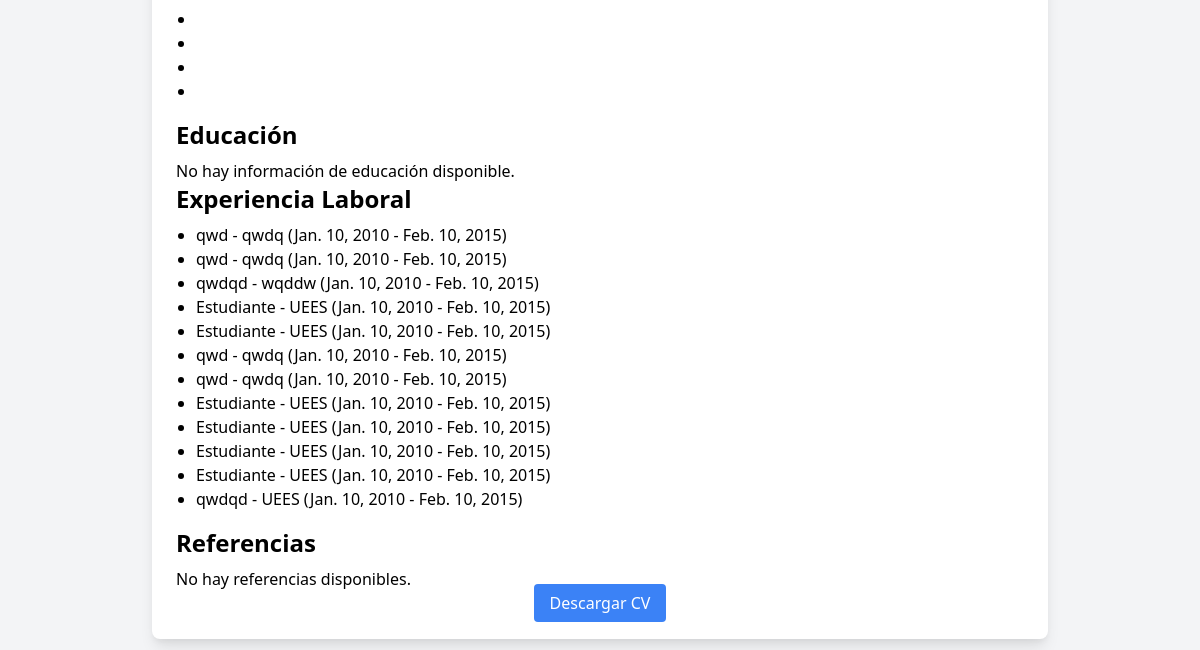
The page /1/cv_1/ (lower part) on the database as committed earlier.
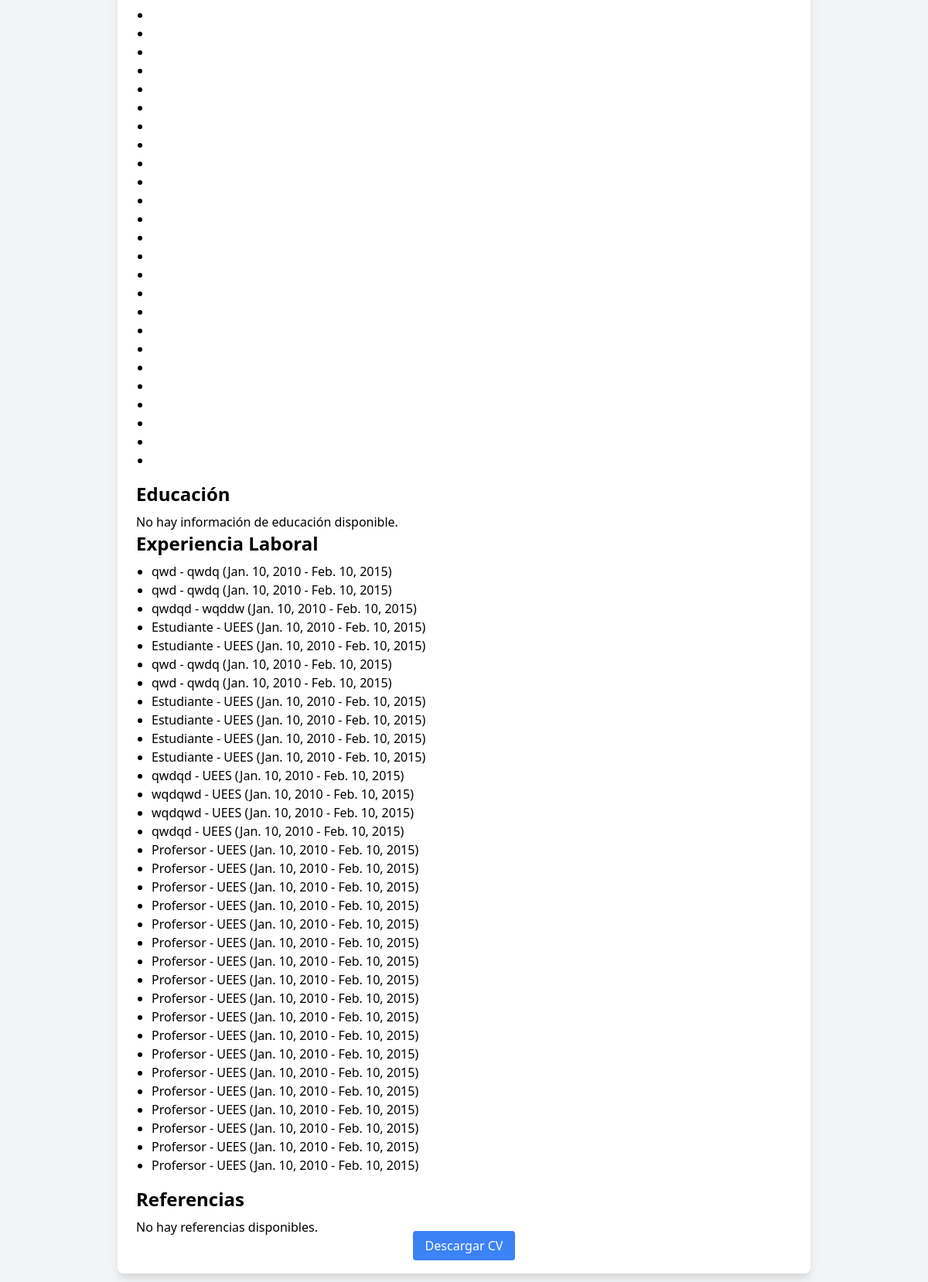
The same page on the database as committed later.
### curriculum/models.py (models this page shows, shortened)
class ExperienciaLaboral(models.Model):
    curriculum = models.ForeignKey(Curriculum, on_delete=models.CASCADE, related_name="experiencias")
    empresa = models.CharField(max_length=100)
    cargo = models.CharField(max_length=100)
    fecha_inicio = models.DateField()
    fecha_fin = models.DateField()
    descripcion = models.TextField()

### curriculum/views.py (the view)
# urls.py: path('<int:usuario_id>/cv_1/', views.generar_cv_1, name='generar_cv_1'),
def generar_cv_1(request, usuario_id):
    usuario = get_object_or_404(Usuario, id=usuario_id)
    experiencias = ExperienciaLaboral.objects.filter(curriculum__usuario=usuario)
    educacion = Educacion.objects.filter(curriculum__usuario=usuario)
    habilidades = Habilidad.objects.filter(curriculum__usuario=usuario)
    context = {
        'usuario': usuario,
        'experiencias': experiencias,
        'educacion': educacion,
        'habilidades': habilidades,
    }
    return render(request, 'curriculum/cv_template_1.html', context)

### curriculum/templates/curriculum/cv_template_1.html (shortened to what this page needs)
{% load static %}
<!DOCTYPE html>
<html lang="es">
<head>
    <link rel="stylesheet" href="{% static 'css/styles.css' %}">
    <link href="https://cdn.jsdelivr.net/npm/tailwindcss@2.2.19/dist/tailwind.min.css" rel="stylesheet">
</head>
<body class="bg-gray-100 p-6">
    <div class="max-w-4xl mx-auto bg-white shadow-lg rounded-lg p-6">
        {% if habilidades %}
            <ul class="list-disc ml-5 mb-4">
            {% for habilidad in habilidades %}
                <li>{{ habilidad.nombre }}</li>
            {% endfor %}
            </ul>
        {% else %}
            <p>No hay habilidades disponibles.</p>
        {% endif %}
        <h2 class="text-2xl font-semibold mb-2">Educación</h2>
        {% if educaciones %}
            <ul class="list-disc ml-5 mb-4">
            {% for educacion in educaciones %}
                <li>{{ educacion.titulo }} - {{ educacion.institucion }} ({{ educacion.fecha_inicio }} - {{ educacion.fecha_fin }})</li>
            {% endfor %}
            </ul>
        {% else %}
            <p>No hay información de educación disponible.</p>
        {% endif %}
        <h2 class="text-2xl font-semibold mb-2">Experiencia Laboral</h2>
        {% if experiencias %}
            <ul class="list-disc ml-5 mb-4">
            {% for experiencia in experiencias %}
                <li>{{ experiencia.cargo }} - {{ experiencia.empresa }} ({{ experiencia.fecha_inicio }} - {{ experiencia.fecha_fin }})</li>
            {% endfor %}
            </ul>
        {% else %}
            <p>No hay experiencia laboral disponible.</p>
        {% endif %}
        <h2 class="text-2xl font-semibold mb-2">Referencias</h2>
        {% if referencias %}
            <ul class="list-disc ml-5 mb-4">
            {% for referencia in referencias %}
                <li>{{ referencia.nombre }} - {{ referencia.parentesco }} ({{ referencia.telefono }})</li>
            {% endfor %}
            </ul>
        {% else %}
            <p>No hay referencias disponibles.</p>
        {% endif %}
        <div class="text-center">
            <a href="{% url 'descargar_cv_1' curriculum.usuario.id %}" class="bg-blue-500 text-white py-2 px-4 rounded hover:bg-blue-700">
                Descargar CV
            </a>
        </div>
    </div>
</body>
</html>

Rows that differ between the two databases and show on the page:
added ExperienciaLaboral: cargo "wqdqwd", empresa "UEES", fecha_inicio "Jan. 10, 2010", fecha_fin "Feb. 10, 2015"
added ExperienciaLaboral: cargo "wqdqwd", empresa "UEES", fecha_inicio "Jan. 10, 2010", fecha_fin "Feb. 10, 2015"
added ExperienciaLaboral: cargo "qwdqd", empresa "UEES", fecha_inicio "Jan. 10, 2010", fecha_fin "Feb. 10, 2015"
added ExperienciaLaboral: cargo "Profersor", empresa "UEES", fecha_inicio "Jan. 10, 2010", fecha_fin "Feb. 10, 2015"
added ExperienciaLaboral: cargo "Profersor", empresa "UEES", fecha_inicio "Jan. 10, 2010", fecha_fin "Feb. 10, 2015"
added ExperienciaLaboral: cargo "Profersor", empresa "UEES", fecha_inicio "Jan. 10, 2010", fecha_fin "Feb. 10, 2015"
added ExperienciaLaboral: cargo "Profersor", empresa "UEES", fecha_inicio "Jan. 10, 2010", fecha_fin "Feb. 10, 2015"
added ExperienciaLaboral: cargo "Profersor", empresa "UEES", fecha_inicio "Jan. 10, 2010", fecha_fin "Feb. 10, 2015"
added ExperienciaLaboral: cargo "Profersor", empresa "UEES", fecha_inicio "Jan. 10, 2010", fecha_fin "Feb. 10, 2015"
added ExperienciaLaboral: cargo "Profersor", empresa "UEES", fecha_inicio "Jan. 10, 2010", fecha_fin "Feb. 10, 2015"
added ExperienciaLaboral: cargo "Profersor", empresa "UEES", fecha_inicio "Jan. 10, 2010", fecha_fin "Feb. 10, 2015"
added ExperienciaLaboral: cargo "Profersor", empresa "UEES", fecha_inicio "Jan. 10, 2010", fecha_fin "Feb. 10, 2015"
added ExperienciaLaboral: cargo "Profersor", empresa "UEES", fecha_inicio "Jan. 10, 2010", fecha_fin "Feb. 10, 2015"
added ExperienciaLaboral: cargo "Profersor", empresa "UEES", fecha_inicio "Jan. 10, 2010", fecha_fin "Feb. 10, 2015"
added ExperienciaLaboral: cargo "Profersor", empresa "UEES", fecha_inicio "Jan. 10, 2010", fecha_fin "Feb. 10, 2015"
added ExperienciaLaboral: cargo "Profersor", empresa "UEES", fecha_inicio "Jan. 10, 2010", fecha_fin "Feb. 10, 2015"
added ExperienciaLaboral: cargo "Profersor", empresa "UEES", fecha_inicio "Jan. 10, 2010", fecha_fin "Feb. 10, 2015"
added ExperienciaLaboral: cargo "Profersor", empresa "UEES", fecha_inicio "Jan. 10, 2010", fecha_fin "Feb. 10, 2015"
added ExperienciaLaboral: cargo "Profersor", empresa "UEES", fecha_inicio "Jan. 10, 2010", fecha_fin "Feb. 10, 2015"
added ExperienciaLaboral: cargo "Profersor", empresa "UEES", fecha_inicio "Jan. 10, 2010", fecha_fin "Feb. 10, 2015"
added ExperienciaLaboral: cargo "Profersor", empresa "UEES", fecha_inicio "Jan. 10, 2010", fecha_fin "Feb. 10, 2015"
